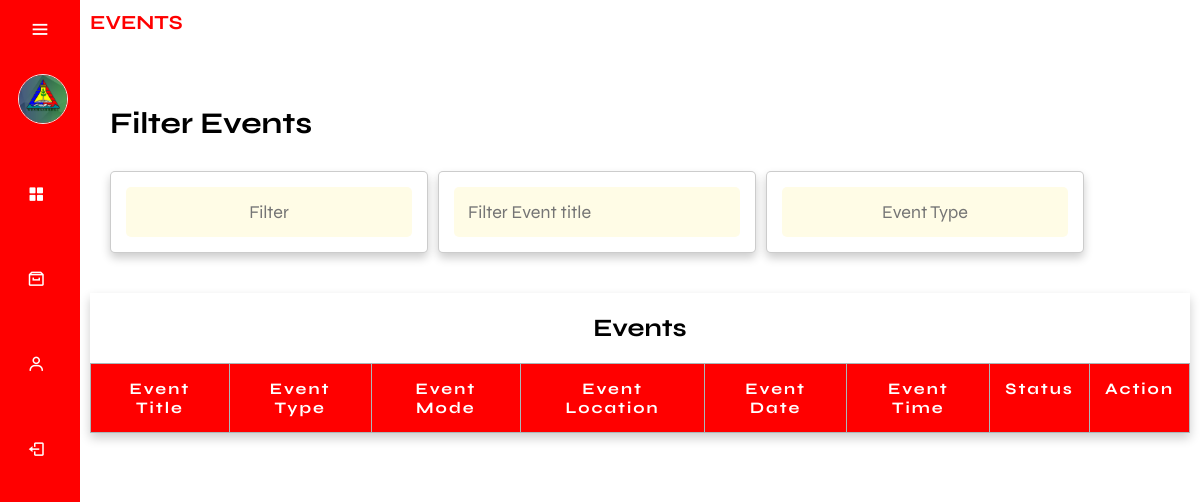
The page /admin/landingPage.php (signed in) on the database as committed earlier.
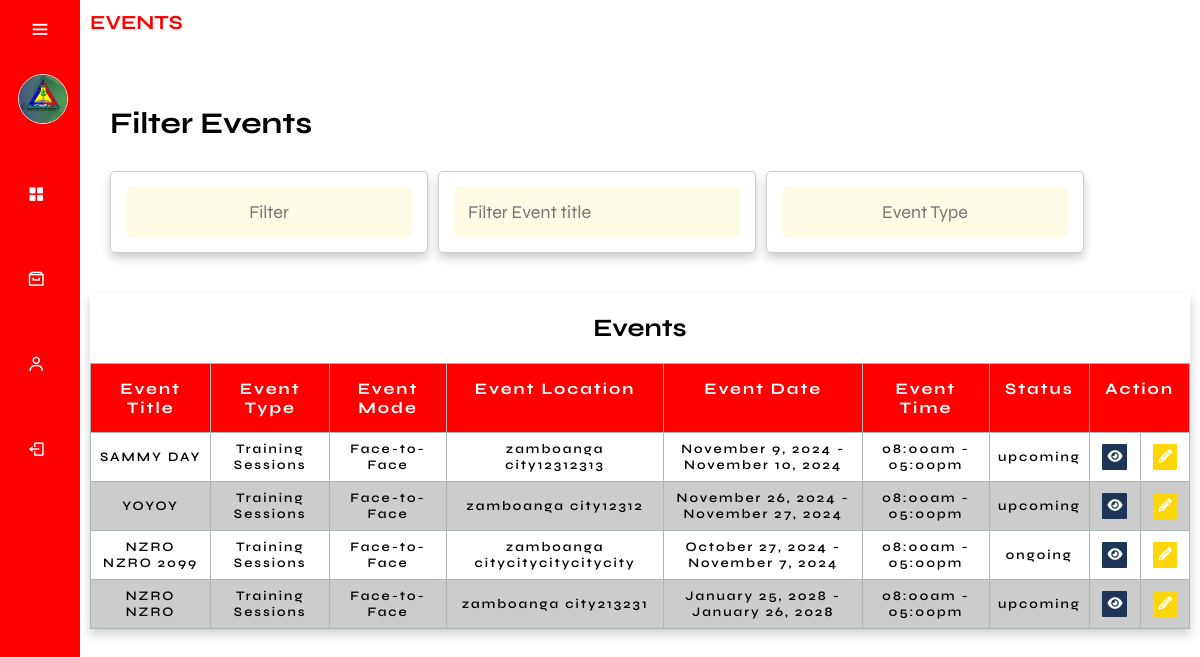
The same page on the database as committed later.
### tables this page shows
CREATE TABLE `events` (
  `event_id` int(11) NOT NULL,
  `event_title` varchar(255) NOT NULL,
  `event_description` text DEFAULT NULL,
  `event_type` varchar(50) NOT NULL,
  `event_mode` varchar(50) NOT NULL,
  `event_photo_path` varchar(255) DEFAULT NULL,
  `location` varchar(255) NOT NULL,
  `date_start` date NOT NULL,
  `date_end` date NOT NULL,
  `time_start` time NOT NULL,
  `time_end` time NOT NULL,
  `date_created` timestamp NOT NULL DEFAULT current_timestamp(),
  `event_link` text DEFAULT NULL,
  `cancelReason` text NOT NULL,
  `event_cancel` varchar(255) NOT NULL,
  `participant_limit` int(11) NOT NULL
);

### function/F.getEventTbl.php (the view, shortened to what this page needs)
<?php
require_once('../db.connection/connection.php');
$sql = "SELECT *, IF(event_cancel IS NULL OR event_cancel = '', '', event_cancel) AS event_status FROM Events WHERE NOW() < CONCAT(date_end, ' ', time_end) ORDER BY date_created DESC";
$result = mysqli_query($conn, $sql);
while ($row = mysqli_fetch_assoc($result)) {
    $eventTitle = $row['event_title'];
    $eventLocation = $row['location'];
    $eventDateStart = date('F j, Y', strtotime($row['date_start']));
    $eventDateEnd = date('F j, Y', strtotime($row['date_end']));
    $eventTimeStart = date('h:ia', strtotime($row['time_start']));
    $eventTimeEnd = date('h:ia', strtotime($row['time_end']));
    $eventMode = $row['event_mode'];
    $eventType = $row['event_type'];
    $eventId = $row['event_id'];
    $eventStatus = $row['event_status'];
    $eventTimeZone = new DateTimeZone('Asia/Manila');
    $currentDateTime = new DateTime('now', $eventTimeZone);
    $eventStartDateTime = new DateTime($row['date_start'] . ' ' . $row['time_start'], $eventTimeZone);
    $eventEndDateTime = new DateTime($row['date_end'] . ' ' . $row['time_end'], $eventTimeZone);
    if ($eventStatus === '') {
        if ($currentDateTime >= $eventStartDateTime && $currentDateTime <= $eventEndDateTime) {
            $eventStatus = 'ongoing';
        } elseif ($currentDateTime < $eventStartDateTime) {
            $eventStatus = 'upcoming';
        }
    }
    if ($eventStatus === 'upcoming' || $eventStatus === 'ongoing') {
        echo '<tr data-start-date="' . $row['date_start'] . '" data-end-date="' . $row['date_end'] . '">';
        ?>
        <td data-label="Event Title"><?php echo $eventTitle; ?></td>
        <td data-label="Event Type"><?php echo $eventType; ?></td>
        <td data-label="Event Mode"><?php echo $eventMode; ?></td>
        <td data-label="Event Location"><?php echo $eventLocation; ?></td>
        <td data-label="Event Date"><?php echo "$eventDateStart - $eventDateEnd"; ?></td>
        <td data-label="Event Time"><?php echo "$eventTimeStart - $eventTimeEnd"; ?></td>
        <td data-label="Status"><?php echo $eventStatus; ?></td>
        <td data-label="View Event" class="pad">
            <a href="view_event.php?event_id=<?php echo $row['event_id']; ?>">
                <button class="btn_view"><i class="fa-solid fa-eye"></i></button>
            </a>
        </td>
        <td data-label="Edit" class="pad">
            <a href="editEvent.php?event_id=<?php echo $eventId; ?>">
                <button class="btn_edit"><i class="fa fa-pencil"></i></button>
            </a>
        </td>
        <?php
        echo '</tr>';
    }
}
?>

Rows that differ between the two databases and show on the page:
added events: event_title "SAMMY DAY", event_type "Training Sessions", event_mode "Face-to-Face", location "zamboanga city12312313", date_start "November 9, 2024", date_end "November 10, 2024", time_start "08:00am", time_end "05:00pm", eventStatus "upcoming"
added events: event_title "YOYOY", event_type "Training Sessions", event_mode "Face-to-Face", location "zamboanga city12312", date_start "November 26, 2024", date_end "November 27, 2024", time_start "08:00am", time_end "05:00pm", eventStatus "upcoming"
added events: event_title "NZRO NZRO 2099", event_type "Training Sessions", event_mode "Face-to-Face", location "zamboanga citycitycitycitycity", date_start "October 27, 2024", date_end "November 7, 2024", time_start "08:00am", time_end "05:00pm", eventStatus "ongoing"
added events: event_title "NZRO NZRO", event_type "Training Sessions", event_mode "Face-to-Face", location "zamboanga city213231", date_start "January 25, 2028", date_end "January 26, 2028", time_start "08:00am", time_end "05:00pm", eventStatus "upcoming"
